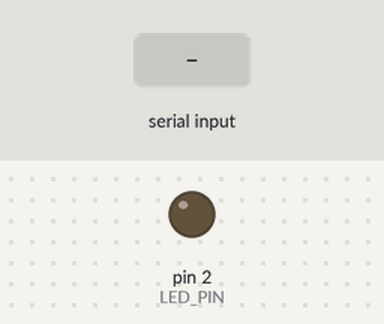
A sketch run on a simulated Arduino Uno, built with avr-gcc and run on an emulated ATmega328P. Parts: output pins drawn as LEDs (lit = HIGH). The inputs (shaded band) are chosen by the test bench. What the sketch prints to the serial monitor is not drawn.

Above: at 1.8 s.
1.9 s: "Class 1\n" received over Serial
At 3.1 s:
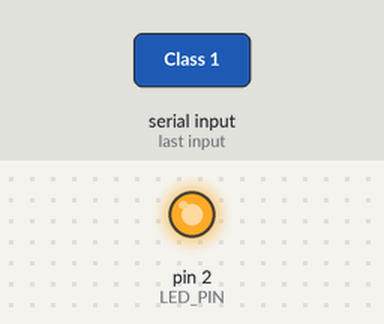
3.4 s: "}\n" received over Serial
4.9 s: "{\n" received over Serial
Timing chart, 0 to 7.9 s (numbered marks = the images above; inputs shaded):
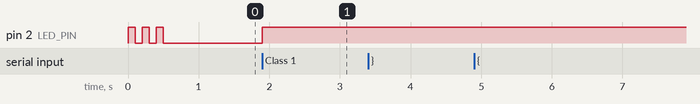

The sketch:

arduino_serial_led_control.ino
```cpp
/*
 * ML Bridge - USB Serial LED Control for Arduino Uno R4 WiFi
 *
 * Receives classification predictions from Serial Bridge via USB Serial
 * Controls LED on pin 2:
 *   - Class 1 → LED ON
 *   - Class 2 → LED OFF
 *
 * Supports both JSON and CSV formats from Serial Bridge
 *
 * Setup in ML Bridge:
 * 1. Upload this sketch to Arduino
 * 2. In Serial Bridge app, select the Arduino's serial port
 * 3. In ML Bridge Deploy tab:
 *    - Protocol: Serial Bridge
 *    - Device ID: arduino (or whatever you named it in Serial Bridge)
 *    - Format: JSON or CSV
 */

const int LED_PIN = 2;

String receivedData = "";

void setup() {
  Serial.begin(115200);

  pinMode(LED_PIN, OUTPUT);
  digitalWrite(LED_PIN, LOW);

  // Brief startup blink to show Arduino is ready
  for (int i = 0; i < 3; i++) {
    digitalWrite(LED_PIN, HIGH);
    delay(100);
    digitalWrite(LED_PIN, LOW);
    delay(100);
  }
}

void loop() {
  // Read incoming serial data
  while (Serial.available() > 0) {
    char c = Serial.read();

    // Accumulate data until newline or complete message
    if (c == '\n' || c == '\r') {
      if (receivedData.length() > 0) {
        processData(receivedData);
        receivedData = "";
      }
    } else {
      receivedData += c;
    }
  }

  // Also process if we have a complete JSON object
  if (receivedData.indexOf("}") > 0) {
    processData(receivedData);
    receivedData = "";
  }
}

void processData(String data) {
  // Remove whitespace
  data.trim();

  if (data.length() == 0)
    return;

  // DEBUG: Show what we received
  Serial.print("Received: ");
  Serial.println(data);

  String label = "";

  // Try to parse as JSON first
  if (data.indexOf("{") >= 0) {
    // JSON format: {"label":"Class 1","confidence":0.85}
    int labelStart = data.indexOf("\"label\":\"");
    if (labelStart >= 0) {
      labelStart += 9; // Length of "label":"
      int labelEnd = data.indexOf("\"", labelStart);
      if (labelEnd > labelStart) {
        label = data.substring(labelStart, labelEnd);
      }
    }
  }
  // Try CSV format
  else if (data.indexOf(",") > 0) {
    // CSV format: Class 1,0.85
    int commaIndex = data.indexOf(",");
    label = data.substring(0, commaIndex);
  }
  // Plain label
  else {
    label = data;
  }

  // DEBUG: Show parsed label
  Serial.print("Parsed label: ");
  Serial.println(label);

  // Control LED based on class name
  if (label == "Class 1") {
    digitalWrite(LED_PIN, HIGH);
    Serial.println("→ LED ON");
  } else if (label == "Class 2") {
    digitalWrite(LED_PIN, LOW);
    Serial.println("→ LED OFF");
  } else {
    Serial.println("→ No match");
  }
}
```

Measured:
- after the input at 1.9 s, pin 2 (LED_PIN): LOW → HIGH at once
- after the input at 3.4 s, every drawn part: stays the same
- after the input at 4.9 s, every drawn part: stays the same
